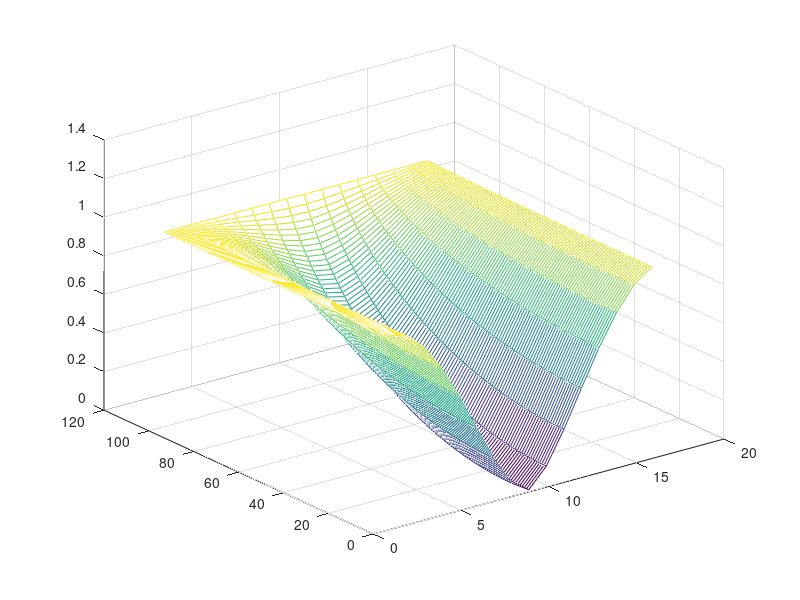

Write MATLAB code to recreate this figure.
%Example given in Zurek 2002
discord=[];
z=0:0.01:1;
theta=-pi/4:0.1:pi/4;
for r=1:1:length(z)
%Define density matrix, random for now
%rho=randn(4);
%Normalize and symmetrize
%rho=rho*rho'/trace(rho*rho');
rho=[0.5 0 0 z(r)/2; 0 0 0 0; 0 0 0 0; z(r)/2 0 0 0.5];


%von Neumann entropy
e = eig(rho);
hab = -e'*log2(e+(e==0));

%Partial trace
rhoa=[rho(1,1)+rho(2,2) rho(1,3)+rho(2,4);
      rho(1,3)+rho(2,4) rho(3,3)+rho(4,4)];
rhob=[rho(1,1)+rho(3,3) rho(2,1)+rho(4,3);
      rho(2,1)+rho(4,3) rho(2,2)+rho(4,4)];

%entropy of a
ha=-eig(rhoa)'*log2(eig(rhoa)+(eig(rhoa)==0));
%entropy of b
hb=-eig(rhob)'*log2(eig(rhob)+(eig(rhob)==0));
%mutual info
minfo=ha+hb-hab;

for t=1:1:length(theta)
%Measurement basis from eigenvectors
mb=[];
phi=pi;
mb(:,:,1)=kron(eye(2),[(cos(theta(t)))^2, exp(i*phi)*sin(theta(t))*cos(theta(t)); exp(i*phi)*sin(theta(t))*cos(theta(t)) (sin(theta(t)))^2]);
mb(:,:,2)=kron(eye(2),[(sin(theta(t)))^2, -exp(-i*phi)*sin(theta(t))*cos(theta(t));-exp(-i*phi)*sin(theta(t))*cos(theta(t)) (cos(theta(t)))^2]);

  had=[];
  for j=1:size(mb,3)
      %Eq. 9 in zurek
      rhoad=mb(:,:,j)*rho*mb(:,:,j)/(trace(mb(:,:,j)*rho));
      %Conditonal entropy given measurement
      e = eig(rhoad);
      had(j) = (trace(mb(:,:,j)*rho))*(-e'*log2(e+(e==0)));
  end

%Discord
discord(r,t)=ha-hab+sum(had);

end

end

mesh(sqrt(real(discord).^2+imag(discord).^2))
